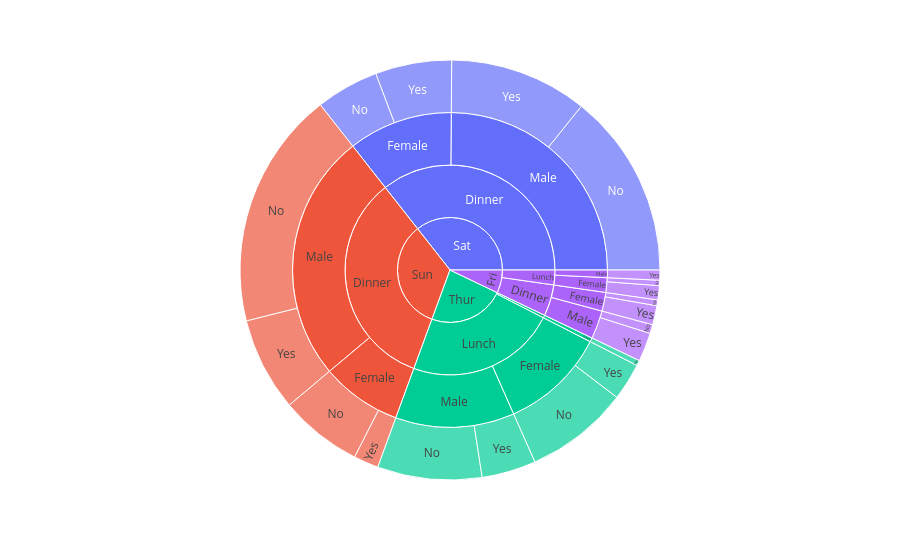

This figure's notebook cell:
### Code cell
px.sunburst(df,path=['day','time','sex','smoker'],values='tip')

### Figure 1 — Plotly figure (JSON) as saved in the notebook; plotly's stock layout.template omitted (floating-point values rounded to 4 significant figures)
{"data": [{"branchvalues": "total", "domain": {"x": [0, 1], "y": [0, 1]}, "hovertemplate": "labels=%{label}<br>tip=%{value}<br>parent=%{parent}<br>id=%{id}<extra></extra>", "ids": ["Sun/Dinner/Female/No", "Sun/Dinner/Male/No", "Sat/Dinner/Male/No", "Sat/Dinner/Female/No", "Sat/Dinner/Male/Yes", "Sat/Dinner/Female/Yes", "Thur/Lunch/Male/No", "Thur/Lunch/Male/Yes", "Thur/Lunch/Female/No", "Fri/Dinner/Male/Yes", "Fri/Dinner/Male/No", "Fri/Dinner/Female/Yes", "Fri/Dinner/Female/No", "Sun/Dinner/Female/Yes", "Sun/Dinner/Male/Yes", "Thur/Lunch/Female/Yes", "Fri/Lunch/Male/Yes", "Fri/Lunch/Female/Yes", "Fri/Lunch/Female/No", "Thur/Dinner/Female/No", "Sun/Dinner/Female", "Sun/Dinner/Male", "Sat/Dinner/Male", "Sat/Dinner/Female", "Thur/Lunch/Male", "Thur/Lunch/Female", "Fri/Dinner/Male", "Fri/Dinner/Female", "Fri/Lunch/Male", "Fri/Lunch/Female", "Thur/Dinner/Female", "Sun/Dinner", "Sat/Dinner", "Thur/Lunch", "Fri/Dinner", "Fri/Lunch", "Thur/Dinner", "Sun", "Sat", "Thur", "Fri"], "labels": ["No", "No", "No", "No", "Yes", "Yes", "No", "Yes", "No", "Yes", "No", "Yes", "No", "Yes", "Yes", "Yes", "Yes", "Yes", "No", "No", "Female", "Male", "Male", "Female", "Male", "Female", "Male", "Female", "Male", "Female", "Female", "Dinner", "Dinner", "Lunch", "Dinner", "Lunch", "Dinner", "Sun", "Sat", "Thur", "Fri"], "name": "", "parents": ["Sun/Dinner/Female", "Sun/Dinner/Male", "Sat/Dinner/Male", "Sat/Dinner/Female", "Sat/Dinner/Male", "Sat/Dinner/Female", "Thur/Lunch/Male", "Thur/Lunch/Male", "Thur/Lunch/Female", "Fri/Dinner/Male", "Fri/Dinner/Male", "Fri/Dinner/Female", "Fri/Dinner/Female", "Sun/Dinner/Female", "Sun/Dinner/Male", "Thur/Lunch/Female", "Fri/Lunch/Male", "Fri/Lunch/Female", "Fri/Lunch/Female", "Thur/Dinner/Female", "Sun/Dinner", "Sun/Dinner", "Sat/Dinner", "Sat/Dinner", "Thur/Lunch", "Thur/Lunch", "Fri/Dinner", "Fri/Dinner", "Fri/Lunch", "Fri/Lunch", "Thur/Dinner", "Sun", "Sat", "Thur", "Fri", "Fri", "Thur", "", "", "", ""], "type": "sunburst", "values": [46.61, 134.0, 104.2, 35.42, 77.74, 43.03, 58.83, 30.58, 58.49, 16.23, 5.0, 10.8, 3.25, 14.0, 52.82, 20.93, 5.7, 7.98, 3.0, 3.0, 60.61, 186.8, 181.9, 78.45, 89.41, 79.42, 21.23, 14.05, 5.7, 10.98, 3.0, 247.4, 260.4, 168.8, 35.28, 16.68, 3.0, 247.4, 260.4, 171.8, 51.96]}], "layout": {"legend": {"tracegroupgap": 0}, "margin": {"t": 60}}}
